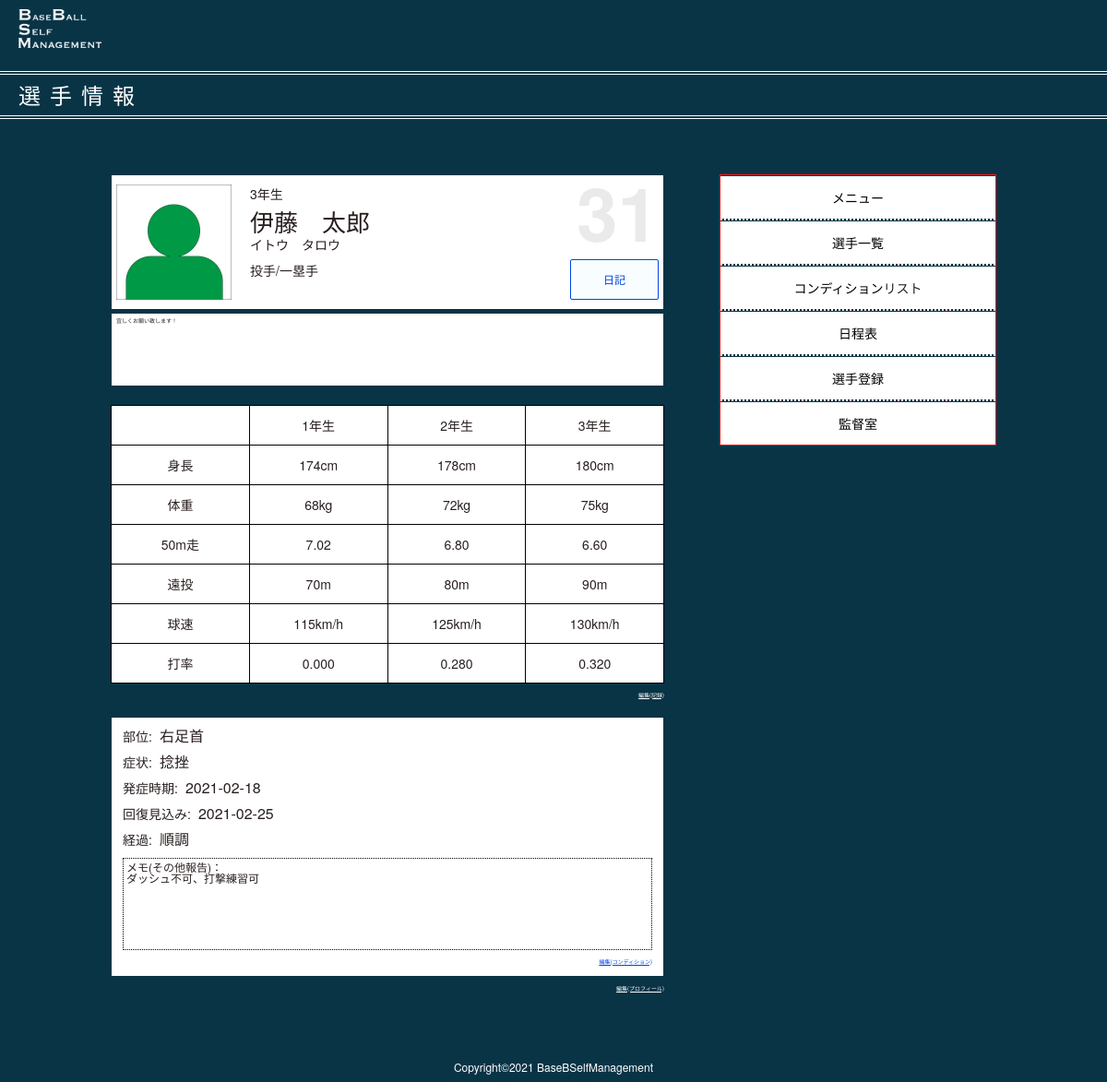
Page /pages/player/player.php?id=103 (signed in) on the committed database.
### tables this page shows
CREATE TABLE `player` (
  `id` int(32) NOT NULL,
  `user_id` int(11) DEFAULT NULL,
  `file_name` varchar(255) DEFAULT NULL,
  `file_path` varchar(255) DEFAULT NULL,
  `players_name` varchar(255) NOT NULL,
  `players_furigana` varchar(255) NOT NULL,
  `players_number` varchar(255) DEFAULT NULL,
  `school_year` varchar(255) NOT NULL,
  `position` varchar(255) DEFAULT NULL,
  `position_sub` varchar(255) DEFAULT NULL,
  `introduce` varchar(255) DEFAULT NULL,
  `insert_time` datetime NOT NULL DEFAULT CURRENT_TIMESTAMP,
  `update_time` datetime NOT NULL DEFAULT CURRENT_TIMESTAMP ON UPDATE CURRENT_TIMESTAMP
);

CREATE TABLE `record` (
  `id` int(32) NOT NULL,
  `r_player_id` int(32) NOT NULL,
  `height` varchar(255) DEFAULT NULL,
  `height_2` varchar(255) DEFAULT NULL,
  `height_3` varchar(255) DEFAULT NULL,
  `weight` varchar(255) DEFAULT NULL,
  `weight_2` varchar(255) DEFAULT NULL,
  `weight_3` varchar(255) DEFAULT NULL,
  `run_time` varchar(255) DEFAULT NULL,
  `run_time_2` varchar(255) DEFAULT NULL,
  `run_time_3` varchar(255) DEFAULT NULL,
  `long_cast` varchar(255) DEFAULT NULL,
  `long_cast_2` varchar(255) DEFAULT NULL,
  `long_cast_3` varchar(255) DEFAULT NULL,
  `ballspeed` varchar(255) DEFAULT NULL,
  `ballspeed_2` varchar(255) DEFAULT NULL,
  `ballspeed_3` varchar(255) DEFAULT NULL,
  `hit_average` varchar(255) DEFAULT NULL,
  `hit_average_2` varchar(255) DEFAULT NULL,
  `hit_average_3` varchar(255) DEFAULT NULL
);

CREATE TABLE `conditions` (
  `id` int(32) NOT NULL,
  `c_player_id` int(32) NOT NULL,
  `pain_parts` varchar(255) DEFAULT NULL,
  `pain_contents` varchar(255) DEFAULT NULL,
  `pain_date` varchar(255) DEFAULT NULL,
  `recovery_date` varchar(255) DEFAULT NULL,
  `pain_progress` varchar(255) DEFAULT NULL,
  `pain_memo` varchar(255) DEFAULT NULL
);

### model/DB.php (called while the page is built, shortened)
<?php
function connect() {
  $host = DB_HOST;
  $db   = DB_NAME;
  $user = DB_USER;
  $pass = DB_PASS;
  $dsn = "mysql:host=$host;dbname=$db;charaset=utf8";
  try {
    $pdo = new PDO($dsn, $user, $pass, [
      PDO::ATTR_ERRMODE => PDO::ERRMODE_EXCEPTION,
      PDO::ATTR_DEFAULT_FETCH_MODE => PDO::FETCH_ASSOC
    ]);
    return $pdo;
  } catch(PDOException $e) {
    echo "接続失敗です";
    exit ($e->getMessage());
  }
}

### model/Player.php (called while the page is built, shortened)
<?php
require_once('DB.php');
class Player
{
  public static function getPlayer($id)
  {
    $sql = "SELECT p.id, p.user_id, p.file_name, p.file_path, p.players_name, p.players_furigana, p.players_number, p.school_year, p.position, p.position_sub, p.introduce,
    r.r_player_id,
    r.height, r.height_2, r.height_3, r.weight, r.weight_2, r.weight_3, r.run_time, r.run_time_2, r.run_time_3, r.long_cast, r.long_cast_2, r.long_cast_3, r.ballspeed, r.ballspeed_2, r.ballspeed_3, r.hit_average, r.hit_average_2, r.hit_average_3,
    c.c_player_id,
    c.pain_parts, c.pain_contents, c.pain_date, c.recovery_date, c.pain_progress, c.pain_memo
    FROM player AS p
    LEFT OUTER JOIN record AS r
    ON p.id = r.r_player_id
    LEFT OUTER JOIN conditions AS c
    ON r.r_player_id = c.c_player_id
    WHERE p.id = ?";
    $arr = [];
    $arr[] = $id;
    try {
      $stmt = connect()->prepare($sql);
      $stmt->execute($arr);
      $result_player = $stmt->fetch();
      return $result_player;
    } catch (\Exeception $e) {
      return false;
    }
  }
}

### model/function.php (called while the page is built, shortened)
<?php
 function h($str) {
   return htmlspecialchars($str, ENT_QUOTES, 'UTF-8');
 }
?>

### pages/player/player.php (the view, shortened to what this page needs)
<?php
require_once('../../model/Player.php');
require_once('../../model/function.php');
$result_player = Player::getPlayer($_GET['id']);
?>
<!DOCTYPE html>
<html lang="ja">
<head>
  <link rel="stylesheet" href="../../assets/css/common/header.css" />
  <link rel="stylesheet" href="../../assets/css/common/footer.css" />
  <link rel="stylesheet" href="../../assets/css/common/sidebar.css" />
  <link rel="stylesheet" href="../../assets/css/common/title.css" />
  <link rel="stylesheet" href="../../assets/css/reset.css" />
  <link rel="stylesheet" href="../../assets/css/player/player.css" />
</head>
<body>
  <div class="wrapper wrapper_other">
    <?php require("../common/header_dark.php") ?>
    <div class="player">
      <?php $title = "選手情報";
      require("../common/title_dark.php"); ?>
      <div class="player_wrapper">
        <article class="player_container">
          <section class="playerProfile">
            <div class="playerProfile_head">
              <img class="playerProfile_face" src="<?= ($result_player['file_name']) ? $result_player['file_path'] : "../../assets/img/player_face.jpg"; ?>" alt="" width="90" height="90" />
              <div class="playerProfile_headWrap">
                <p class="playerProfile_schoolyear"><?= h($result_player['school_year']); ?>年生</p>
                <p class="playerProfile_name"><?= h($result_player['players_name']); ?></p>
                <p class="playerProfile_furigana"><?= h($result_player['players_furigana']); ?></p>
                <p class="playerProfile_position"><?= h($result_player['position']); ?>/<?= h($result_player['position_sub']); ?></p>
              </div>
              <span class="playerProfile_num"><?= h($result_player['players_number']); ?></span>
              <a class="playerProfile_link" href="#">日記</a>
            </div>
            <div class="playerProfile_foot">
              <p class="playerProfile_introduce"><?= h($result_player['introduce']) ?></p>
            </div>
          </section>
          <section class="playerManagement">
            <?php if ($result_player['r_player_id'] > 0) : ?>
              <div class="playerRecord">
                <table class="playerRecord_table">
                  <tr class="playerRecord_tr">
                    <th></th>
                    <th>1年生</th>
                    <th>2年生</th>
                    <th>3年生</th>
                  </tr>
                  <tr class="playerRecord_tr">
                    <td>身長</td>
                    <td><?= h($result_player['height']); ?>cm</td>
                    <td><?= h($result_player['height_2']); ?>cm</td>
                    <td><?= h($result_player['height_3']); ?>cm</td>
                  </tr>
                  <tr class="playerRecord_tr">
                    <td>体重</td>
                    <td><?= h($result_player['weight']); ?>kg</td>
                    <td><?= h($result_player['weight_2']); ?>kg</td>
                    <td><?= h($result_player['weight_3']); ?>kg</td>
                  </tr>
                  <tr class="playerRecord_tr">
                    <td>50m走</td>
                    <td><?= h($result_player['run_time']); ?></td>
                    <td><?= h($result_player['run_time_2']); ?></td>
                    <td><?= h($result_player['run_time_3']); ?></td>
                  </tr>
                  <tr class="playerRecord_tr">
                    <td>遠投</td>
                    <td><?= h($result_player['long_cast']); ?>m</td>
                    <td><?= h($result_player['long_cast_2']); ?>m</td>
                    <td><?= h($result_player['long_cast_3']); ?>m</td>
                  </tr>
                  <tr class="playerRecord_tr">
                    <td>球速</td>
                    <td><?= h($result_player['ballspeed']); ?>km/h</td>
                    <td><?= h($result_player['ballspeed_2']); ?>km/h</td>
                    <td><?= h($result_player['ballspeed_3']); ?>km/h</td>
                  </tr>
                  <tr class="playerRecord_tr">
                    <td>打率</td>
                    <td><?= h($result_player['hit_average']); ?></td>
                    <td><?= h($result_player['hit_average_2']); ?></td>
                    <td><?= h($result_player['hit_average_3']); ?></td>
                  </tr>
                </table>
                <a href="../player/player_record_edit.php?record_edit=<?php echo $result_player['id'] ?>" class="player_edit">編集(記録)</a>
              </div>
            <?php else : ?>
              <div class="add_button add_record">
                <a class="add_buttonLink" href="../player/player_record_add.php?record_add=<?php echo $result_player['id']; ?>">記録の追加</a>
              </div>
            <?php endif; ?>
            <?php if ($result_player['c_player_id'] > 0) : ?>
              <div class="playerCondition">
                <ul class="playerCondition_list">
                  <li class="playerCondition_item">
                    <div class="playerCondition_head">
                      <p class="playerCondtion_word condition_parts"><span>部位:</span><?= h($result_player['pain_parts']); ?></p>
                      <p class="playerCondtion_word condition_symptoms"><span>症状:</span><?= h($result_player['pain_contents']); ?></p>
                      <p class="playerCondtion_word condition_date"><span>発症時期:</span><?= h($result_player['pain_date']); ?></p>
                      <p class="playerCondtion_word condition_recovery"><span>回復見込み:</span><?= h($result_player['recovery_date']); ?></p>
                      <p class="playerCondtion_word condition_progress"><span>経過:</span><?= h($result_player['pain_progress']); ?></p>
                    </div>
                    <div class="playerCondition_foot">
                      <p class="playerCondition_memo"><span>メモ(その他報告)：</span><br /><?= h($result_player['pain_memo']); ?></p>
                    </div>
                  </li>
                </ul>
                <a href="../player/player_condition_edit.php?condition_edit=<?php echo $result_player['id']; ?>" class="player_edit condition_edit">編集(コンディション)</a>
              </div>
            <?php else : ?>
              <div class="add_button add_condition">
                <a class="add_buttonLink" href="../player/player_condition_add.php?condition_add=<?php echo $result_player['id']; ?>">コンディションの追加</a>
              </div>
            <?php endif; ?>
          </section>
          <a href="../player/player_profile_edit.php?profile_edit=<?php echo $result_player['id']; ?>" class="player_edit">編集(プロフィール)</a>
        </article>
        <?php require("../common/sidebar_dark.php"); ?>
      </div>
    </div>
    <footer class="footer footer_other">
      <p class="footer_word footer_other_word">Copyright&copy;2021 BaseBSelfManagement</p>
    </footer>
  </div>
</body>
</html>

### assets/css/common/header.css (style rules this page uses)
.wrapper { min-height: 100vh; position: relative; padding-bottom: 33px; }
.wrapper_other { padding-bottom: 83px; }

### assets/css/common/footer.css (style rules this page uses)
.footer { background-color: #fff; display: block; padding: 10px 0; width: 100%; position: absolute; bottom: 0; }
.footer_word { font-size: 12px; text-align: center; }
.footer_other { background-color: rgb(9, 52, 70); margin-bottom: 44px; }
.footer_other_word { color: #fff; }
@media (min-width: 960px) { .footer { margin-bottom: 0; } }
@media (min-width: 960px) { .footer_other { margin-bottom: 0; } }

### rows in the picture
player: file_path (picture), school_year "3", players_name "伊藤 太郎", players_furigana "イトウ タロウ", position "投手", position_sub "一塁手", introduce "宜しくお願い致します！", record.height "174", record.height_2 "178", record.height_3 "180", record.weight "68", record.weight_2 "72", record.weight_3 "75", record.run_time "7.02", record.run_time_2 "6.80", record.run_time_3 "6.60", record.long_cast "70", record.long_cast_2 "80", record.long_cast_3 "90", record.ballspeed "115", record.ballspeed_2 "125", record.ballspeed_3 "130", record.hit_average "0.000", record.hit_average_2 "0.280", record.hit_average_3 "0.320", conditions.pain_parts "右足首", conditions.pain_contents "捻挫", conditions.pain_date "2021-02-18", conditions.recovery_date "2021-02-25", conditions.pain_progress "順調", conditions.pain_memo "ダッシュ不可、打撃練習可"

### other values in the picture
$title "選手情報"
